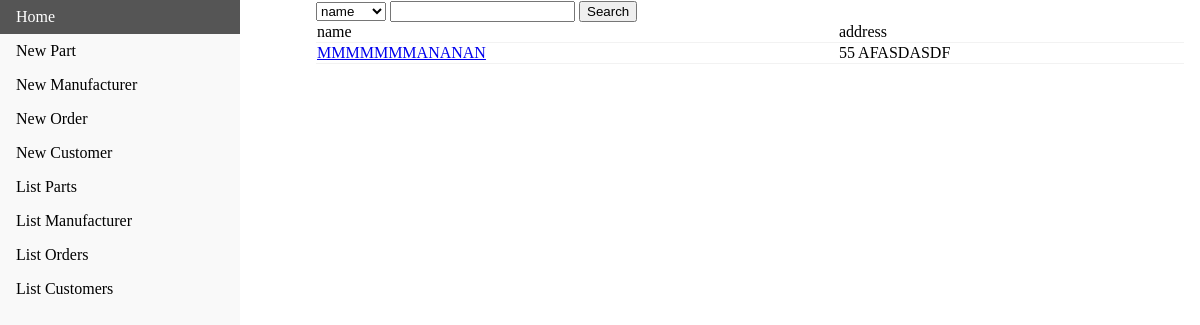
Before: /list/manufacturer with the older database file.
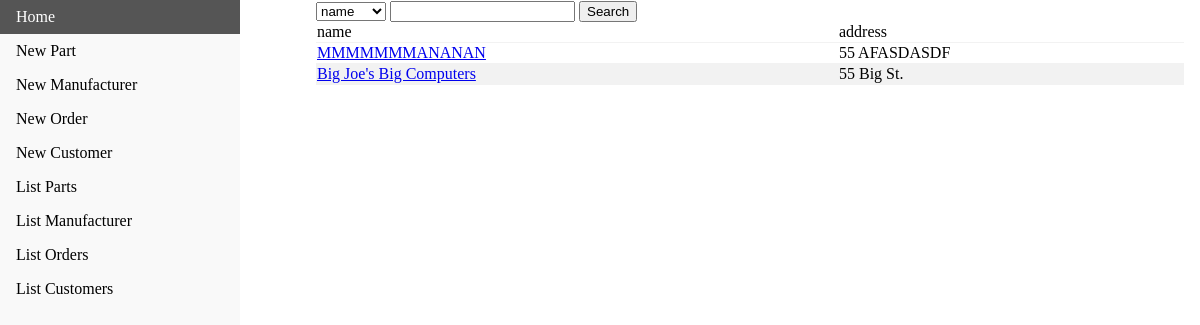
After: the same page with the newer database file.
### tables this page shows
CREATE TABLE manufacturer (
name TEXT NOT NULL PRIMARY KEY,
address TEXT NOT NULL );

### webpage.py (the view)
@app.route('/list/<itype>')
@app.route('/list')
def list(itype='null'):
    if itype == 'null':
        return render_template('index.html')
    elif itype == 'part' or itype == 'customer' or itype == 'manufacturer' or itype == 'order' or itype == 'ordered_part':
        con = sql.connect("test3.db")
        con.row_factory = sql.Row
        cur = con.cursor()
        com = "SELECT * FROM '" + itype + "'"
        cur.execute(com)
        names = [description[0] for description in cur.description]
        rows = cur.fetchall()
    else:
        return render_template('index.html')
    return render_template("list.html", names=names, rows=rows, tname=itype)

### templates/list.html
<!doctype html>
<html>
  <head>
    <link rel="stylesheet" type="text/css" href="{{ url_for('static', filename='css/navbar.css') }}" />
    <link rel="stylesheet" type="text/css" href="{{ url_for('static', filename='css/list.css') }}" />
  </head>
  <body>
    <ul>
			<li><a href="/" >Home</a></li>
			<li><a href="/insert/part">New Part</a></li>
			<li><a href="/insert/man">New Manufacturer</a></li>
			<li><a href="/insert/order">New Order</a></li>
			<li><a href="/insert/cust">New Customer</a></li>
			<li><a href="/list/part">List Parts</a></li>
			<li><a href="/list/manufacturer">List Manufacturer</a></li>
			<li><a href="/list/order">List Orders</a></li>
			<li><a href="/list/customer">List Customers</a></li>
		</ul>
    <div style="margin-left:25%; padding:1px 16px; height:100%;">
	    <form action="{{ url_for('search', itype=tname) }}" method="POST">
		    <select name="selection">
			    {% for col in names %}
			    <option value="{{ col }}">{{ col }}</option>
			    {% endfor %}
	            </select>
		    <input type=text name="search" >
		    <input type=submit value="Search">
            </form>
      <table>
        <thead>
          <tr>
            {% for col in names %}
              <td>{{ col }}</td>
            {% endfor %}
          </tr>
        </thead>
        <tbody>
          {% for row in rows %}
          <tr>
            {% for i in row %}
              {% if row[0] == i %}
                {% if names[1] == 'receipt_num' %}
                  <td><a href="{{ url_for('display',itype=tname, ident1=row[0], ident2=row[1]) }}" >{{ i }}</a> </td>
                {% else %}
                  <td><a href="{{ url_for('display',itype=tname, ident1=row[0]) }}">{{ i }}</a></td>
                {% endif %}
              {% else %}
                <td>{{ i }}</td>
              {% endif %}
            {% endfor %}
          </tr>
        {% endfor %}
        </tbody>
      </table>
    </div>
  </body>
</html>

### static/css/navbar.css (style rules this page uses)
body { margin: 0; }
ul { list-style-type: none; margin: 0; padding: 0; width: 20vw; background-color: #f1f1f175; position: fixed; height: 100%; overflow: auto; }
li a { display: block; color: #000; padding: 8px 16px; text-decoration: none; }

### static/css/list.css (style rules this page uses)
div { border-radius: 5px; background-color: #ffffffea; }
table { border-collapse: collapse; width: 100%; }
tr { border-bottom: 1px solid #f2f2f2; }
tr:nth-child(even) { background-color: #f2f2f2; }

Changed rows visible on the page:
added manufacturer: name "Big Joe's Big Computers", address "55 Big St."
